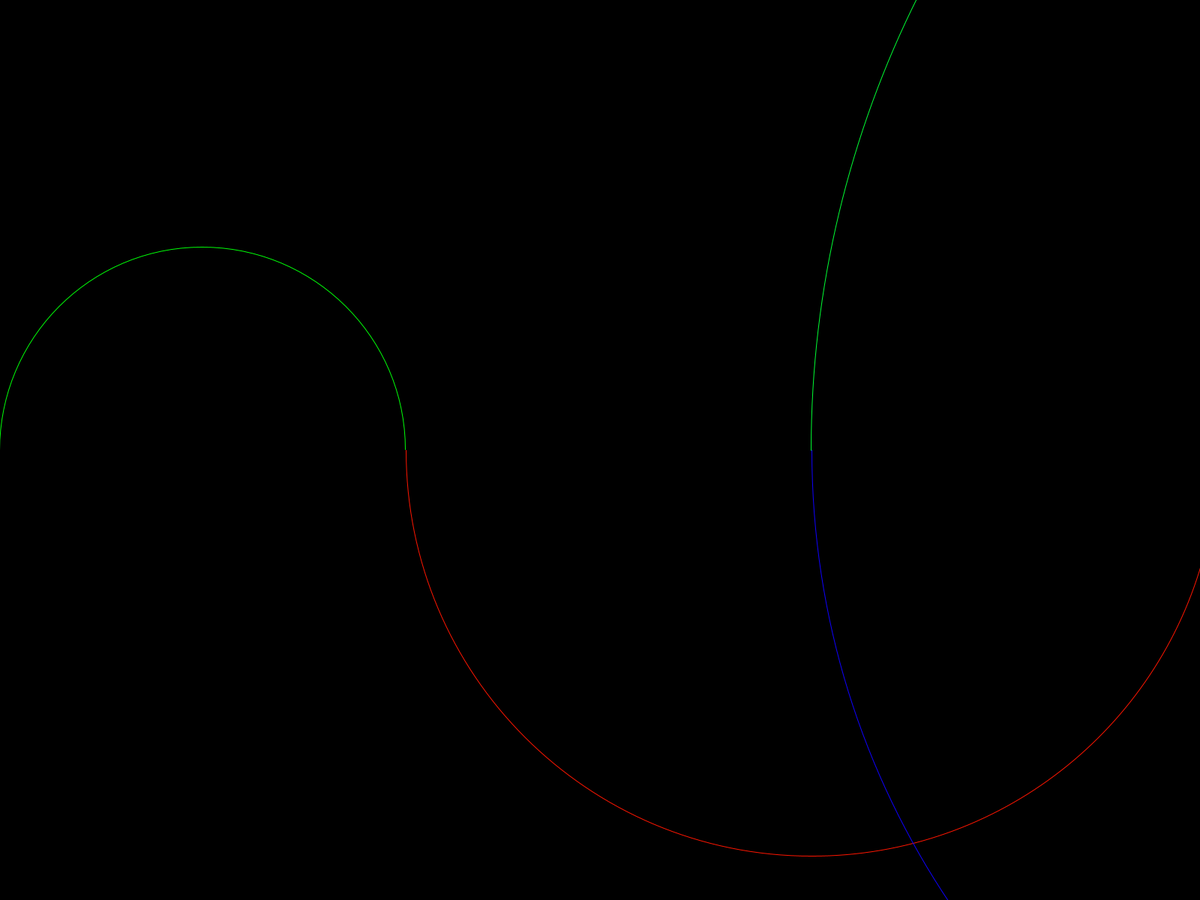
Frame 1 (no input)
Frame 60 (the mouse pressed at the canvas centre just before this capture): identical to frame 1, image omitted
Frame 120 (the mouse held since frame 60 and released just before this capture): identical to frame 1, image omitted

The Processing sketch that drew this single still picture (run headless with seeded random() and noise(); from frame 60 on, the mouse is pressed at the canvas centre):

// Processing sketch: Recaman_Sequence
// ── Recaman_Sequence.pde
boolean rs = true;

String seed = "0 180 10 10"; //8 digits

boolean up=true;
int step=0;
int cv=0;
IntList log;
int j = 10;
int speed=500;
int limit=1800;

float h;

void setup() {
  if(rs) {
    seed=str(round(random(0,1)));
    
    seed+=str(round(random(0,4)));
    seed+=str(round(random(0,9)));
    seed+=str(round(random(0,9)));
    
    seed+=str(round(random(0,1)));
    seed+=str(round(random(0,9)));
    
    seed+=str(round(random(0,9)));
    
    seed+=str(round(random(0,9)));
    seed+=str(round(random(0,9)));
  }
  
  up=boolean(seed.charAt(0));
  
  limit=(seed.charAt(1)*100+seed.charAt(2)*10+seed.charAt(3))*10;
  
  j=seed.charAt(4)*10+seed.charAt(5);
  
  //step=seed.charAt(6);
  
  log = new IntList();
  fullScreen();
  colorMode(HSB, 360,100,100);
  background(0);
}

void draw() {
  for(int i=0; i<speed; i++) {
    if(step<limit) {
      log.append(cv);
      step+=j;
      cv-=step;
      if(log.hasValue(cv) || cv<0) {
        cv+=step*2;      
      }
      noFill();
      h=(((float(cv)/width)*360)%360);
      stroke(h,100,100);
      arc(((log.get(log.size()-1)+cv)/2),height/2,step,step,0+PI*int(up),PI+PI*int(up));
      //arc(((log.get(log.size()-1)+cv)/2)%width,floor((log.get(log.size()-1)+cv)/2/width),step/floor((log.get(log.size()-1)+cv)/2/width+1),step/floor((log.get(log.size()-1)+cv)/2/width+1),0+PI*int(up),PI+PI*int(up));
      up=!up;  
    }
  }
}
